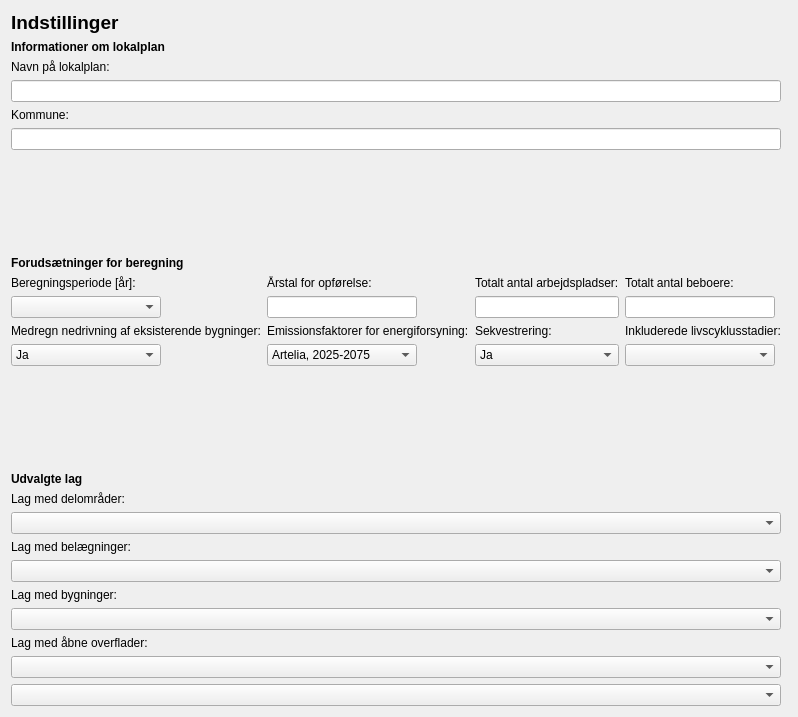
         <widget class="QWidget" name="page2_settings">
          <layout class="QGridLayout" name="gridLayout_13">
           <item row="1" column="0" colspan="2">
            <widget class="QLabel" name="label_23">
             <property name="text">
              <string>&lt;html&gt;&lt;head/&gt;&lt;body&gt;&lt;p&gt;&lt;span style=&quot; font-size:9pt; font-weight:600;&quot;&gt;Informationer om lokalplan&lt;/span&gt;&lt;/p&gt;&lt;/body&gt;&lt;/html&gt;</string>
             </property>
             <property name="alignment">
              <set>Qt::AlignLeading|Qt::AlignLeft|Qt::AlignTop</set>
             </property>
             <property name="wordWrap">
              <bool>true</bool>
             </property>
            </widget>
           </item>
           <item row="7" column="0">
            <widget class="QLabel" name="label_24">
             <property name="text">
              <string>&lt;html&gt;&lt;head/&gt;&lt;body&gt;&lt;p&gt;&lt;span style=&quot; font-size:9pt; font-weight:600;&quot;&gt;Forudsætninger for beregning&lt;/span&gt;&lt;/p&gt;&lt;/body&gt;&lt;/html&gt;</string>
             </property>
             <property name="alignment">
              <set>Qt::AlignBottom|Qt::AlignLeading|Qt::AlignLeft</set>
             </property>
             <property name="wordWrap">
              <bool>true</bool>
             </property>
            </widget>
           </item>
           <item row="3" column="0">
            <widget class="QLineEdit" name="txtLokalplan"/>
           </item>
           <item row="15" column="0">
            <widget class="QLabel" name="label_4">
             <property name="minimumSize">
              <size>
               <width>100</width>
               <height>0</height>
              </size>
             </property>
             <property name="maximumSize">
              <size>
               <width>150</width>
               <height>16777215</height>
              </size>
             </property>
             <property name="text">
              <string>Lag med bygninger:</string>
             </property>
             <property name="alignment">
              <set>Qt::AlignBottom|Qt::AlignLeading|Qt::AlignLeft</set>
             </property>
            </widget>
           </item>
           <item row="9" column="0">
            <spacer name="verticalSpacer">
             <property name="orientation">
              <enum>Qt::Vertical</enum>
             </property>
             <property name="sizeType">
              <enum>QSizePolicy::Fixed</enum>
             </property>
             <property name="sizeHint" stdset="0">
              <size>
               <width>20</width>
               <height>100</height>
              </size>
             </property>
            </spacer>
           </item>
           <item row="16" column="0">
            <widget class="QgsMapLayerComboBox" name="wInputLayerBuildings">
             <property name="allowEmptyLayer">
              <bool>true</bool>
             </property>
            </widget>
           </item>
           <item row="17" column="0">
            <widget class="QLabel" name="label_5">
             <property name="minimumSize">
              <size>
               <width>100</width>
               <height>0</height>
              </size>
             </property>
             <property name="maximumSize">
              <size>
               <width>150</width>
               <height>16777215</height>
              </size>
             </property>
             <property name="text">
              <string>Lag med åbne overflader:</string>
             </property>
             <property name="alignment">
              <set>Qt::AlignBottom|Qt::AlignLeading|Qt::AlignLeft</set>
             </property>
            </widget>
           </item>
           <item row="4" column="0">
            <widget class="QLabel" name="label_8">
             <property name="minimumSize">
              <size>
               <width>100</width>
               <height>0</height>
              </size>
             </property>
             <property name="maximumSize">
              <size>
               <width>150</width>
               <height>16777215</height>
              </size>
             </property>
             <property name="text">
              <string>Kommune:</string>
             </property>
             <property name="alignment">
              <set>Qt::AlignBottom|Qt::AlignLeading|Qt::AlignLeft</set>
             </property>
            </widget>
           </item>
           <item row="10" column="0" colspan="2">
            <widget class="QLabel" name="label_25">
             <property name="text">
              <string>&lt;html&gt;&lt;head/&gt;&lt;body&gt;&lt;p&gt;&lt;span style=&quot; font-size:9pt; font-weight:600;&quot;&gt;Udvalgte lag&lt;/span&gt;&lt;/p&gt;&lt;/body&gt;&lt;/html&gt;</string>
             </property>
             <property name="alignment">
              <set>Qt::AlignBottom|Qt::AlignLeading|Qt::AlignLeft</set>
             </property>
             <property name="wordWrap">
              <bool>true</bool>
             </property>
            </widget>
           </item>
           <item row="0" column="0">
            <widget class="QLabel" name="label_22">
             <property name="text">
              <string>&lt;html&gt;&lt;head/&gt;&lt;body&gt;&lt;p&gt;&lt;span style=&quot; font-size:14pt; font-weight:600;&quot;&gt;Indstillinger&lt;/span&gt;&lt;/p&gt;&lt;/body&gt;&lt;/html&gt;</string>
             </property>
             <property name="alignment">
              <set>Qt::AlignLeading|Qt::AlignLeft|Qt::AlignTop</set>
             </property>
             <property name="wordWrap">
              <bool>true</bool>
             </property>
            </widget>
           </item>
           <item row="13" column="0">
            <widget class="QLabel" name="label_39">
             <property name="minimumSize">
              <size>
               <width>100</width>
               <height>0</height>
              </size>
             </property>
             <property name="maximumSize">
              <size>
               <width>150</width>
               <height>20</height>
              </size>
             </property>
             <property name="text">
              <string>Lag med belægninger:</string>
             </property>
             <property name="alignment">
              <set>Qt::AlignBottom|Qt::AlignLeading|Qt::AlignLeft</set>
             </property>
            </widget>
           </item>
           <item row="8" column="0">
            <layout class="QGridLayout" name="gridLayout_3">
             <item row="0" column="0">
              <widget class="QLabel" name="label_9">
               <property name="minimumSize">
                <size>
                 <width>100</width>
                 <height>0</height>
                </size>
               </property>
               <property name="maximumSize">
                <size>
                 <width>150</width>
                 <height>16777215</height>
                </size>
               </property>
               <property name="text">
                <string>Beregningsperiode [år]:</string>
               </property>
               <property name="alignment">
                <set>Qt::AlignBottom|Qt::AlignLeading|Qt::AlignLeft</set>
               </property>
              </widget>
             </item>
             <item row="0" column="1">
              <widget class="QLabel" name="label_52">
               <property name="maximumSize">
                <size>
                 <width>300</width>
                 <height>16777215</height>
                </size>
               </property>
               <property name="text">
                <string>Årstal for opførelse:</string>
               </property>
               <property name="alignment">
                <set>Qt::AlignBottom|Qt::AlignLeading|Qt::AlignLeft</set>
               </property>
              </widget>
             </item>
             <item row="0" column="2">
              <widget class="QLabel" name="label_50">
               <property name="text">
                <string>Totalt antal arbejdspladser:</string>
               </property>
               <property name="alignment">
                <set>Qt::AlignBottom|Qt::AlignLeading|Qt::AlignLeft</set>
               </property>
              </widget>
             </item>
             <item row="0" column="3">
              <widget class="QLabel" name="label_51">
               <property name="text">
                <string>Totalt antal beboere:</string>
               </property>
               <property name="alignment">
                <set>Qt::AlignBottom|Qt::AlignLeading|Qt::AlignLeft</set>
               </property>
              </widget>
             </item>
             <item row="1" column="0">
              <widget class="QComboBox" name="cmbStudyPeriod">
               <property name="maximumSize">
                <size>
                 <width>150</width>
                 <height>16777215</height>
                </size>
               </property>
               <item>
                <property name="text">
                 <string/>
                </property>
               </item>
               <item>
                <property name="text">
                 <string>4</string>
                </property>
               </item>
               <item>
                <property name="text">
                 <string>12</string>
                </property>
               </item>
               <item>
                <property name="text">
                 <string>50</string>
                </property>
               </item>
               <item>
                <property name="text">
                 <string>80</string>
                </property>
               </item>
              </widget>
             </item>
             <item row="1" column="1">
              <widget class="QLineEdit" name="txtConstructionYear">
               <property name="maximumSize">
                <size>
                 <width>150</width>
                 <height>16777215</height>
                </size>
               </property>
              </widget>
             </item>
             <item row="1" column="2">
              <widget class="QLineEdit" name="txtTotalNumWorkplaces">
               <property name="maximumSize">
                <size>
                 <width>150</width>
                 <height>16777215</height>
                </size>
               </property>
              </widget>
             </item>
             <item row="1" column="3">
              <widget class="QLineEdit" name="txtTotalNumResidents">
               <property name="maximumSize">
                <size>
                 <width>150</width>
                 <height>16777215</height>
                </size>
               </property>
              </widget>
             </item>
             <item row="2" column="0">
              <widget class="QLabel" name="label_53">
               <property name="text">
                <string>Medregn nedrivning af eksisterende bygninger:</string>
               </property>
               <property name="alignment">
                <set>Qt::AlignBottom|Qt::AlignLeading|Qt::AlignLeft</set>
               </property>
              </widget>
             </item>
             <item row="2" column="1">
              <widget class="QLabel" name="label_54">
               <property name="text">
                <string>Emissionsfaktorer for energiforsyning:</string>
               </property>
               <property name="alignment">
                <set>Qt::AlignBottom|Qt::AlignLeading|Qt::AlignLeft</set>
               </property>
              </widget>
             </item>
             <item row="2" column="2">
              <widget class="QLabel" name="label_55">
               <property name="text">
                <string>Sekvestrering:</string>
               </property>
               <property name="alignment">
                <set>Qt::AlignBottom|Qt::AlignLeading|Qt::AlignLeft</set>
               </property>
              </widget>
             </item>
             <item row="2" column="3">
              <widget class="QLabel" name="label_51">
               <property name="text">
                <string>Inkluderede livscyklusstadier:</string>
               </property>
               <property name="alignment">
                <set>Qt::AlignBottom|Qt::AlignLeading|Qt::AlignLeft</set>
               </property>
              </widget>
             </item>
             <item row="3" column="0">
              <widget class="QComboBox" name="cmbIncludeDemolition">
               <property name="maximumSize">
                <size>
                 <width>150</width>
                 <height>16777215</height>
                </size>
               </property>
               <item>
                <property name="text">
                 <string>Ja</string>
                </property>
               </item>
               <item>
                <property name="text">
                 <string>Nej</string>
                </property>
               </item>
              </widget>
             </item>
             <item row="3" column="1">
              <widget class="QComboBox" name="cmbEmissionFactor">
               <property name="maximumSize">
                <size>
                 <width>150</width>
                 <height>16777215</height>
                </size>
               </property>
               <item>
                <property name="text">
                 <string>Artelia, 2025-2075</string>
                </property>
               </item>
               <item>
                <property name="text">
                 <string>BR18, 2020-2040</string>
                </property>
               </item>
              </widget>
             </item>
             <item row="3" column="2">
              <widget class="QComboBox" name="cmbSekvestrering">
               <property name="maximumSize">
                <size>
                 <width>150</width>
                 <height>16777215</height>
                </size>
               </property>
               <item>
                <property name="text">
                 <string>Ja</string>
                </property>
               </item>
               <item>
                <property name="text">
                 <string>Nej</string>
                </property>
               </item>
              </widget>
             </item>
             <item row="3" column="3">
              <widget class="QComboBox" name="cmbPhases">
               <property name="maximumSize">
                <size>
                 <width>150</width>
                 <height>16777215</height>
                </size>
               </property>
               <item>
                <property name="text">
                 <string/>
                </property>
               </item>
               <item>
                <property name="text">
                 <string>A1-A3, B4, B6, C3, C4</string>
                </property>
               </item>
               <item>
                <property name="text">
                 <string>A1-A3, A4, A5, B4, B6, C1, C3, C4</string>
                </property>
               </item>
              </widget>
             </item>
            </layout>
           </item>
           <item row="11" column="0">
            <widget class="QLabel" name="label_6">
             <property name="minimumSize">
              <size>
               <width>100</width>
               <height>0</height>
              </size>
             </property>
             <property name="maximumSize">
              <size>
               <width>150</width>
               <height>16777215</height>
              </size>
             </property>
             <property name="text">
              <string>Lag med delområder:</string>
             </property>
             <property name="alignment">
              <set>Qt::AlignBottom|Qt::AlignLeading|Qt::AlignLeft</set>
             </property>
            </widget>
           </item>
           <item row="5" column="0">
            <widget class="QLineEdit" name="txtKommune"/>
           </item>
           <item row="6" column="0">
            <spacer name="verticalSpacer_2">
             <property name="orientation">
              <enum>Qt::Vertical</enum>
             </property>
             <property name="sizeType">
              <enum>QSizePolicy::Fixed</enum>
             </property>
             <property name="sizeHint" stdset="0">
              <size>
               <width>20</width>
               <height>100</height>
              </size>
             </property>
            </spacer>
           </item>
           <item row="14" column="0">
            <widget class="QgsMapLayerComboBox" name="wInputLayerSurfaces">
             <property name="allowEmptyLayer">
              <bool>true</bool>
             </property>
            </widget>
           </item>
           <item row="18" column="0">
            <widget class="QgsMapLayerComboBox" name="wInputLayerOpenSurfacesLines">
             <property name="allowEmptyLayer">
              <bool>true</bool>
             </property>
            </widget>
           </item>
           <item row="12" column="0">
            <widget class="QgsMapLayerComboBox" name="wInputLayerSubareas">
             <property name="allowEmptyLayer">
              <bool>true</bool>
             </property>
            </widget>
           </item>
           <item row="19" column="0">
            <widget class="QgsMapLayerComboBox" name="wInputLayerOpenSurfacesAreas">
             <property name="allowEmptyLayer">
              <bool>true</bool>
             </property>
            </widget>
           </item>
           <item row="2" column="0">
            <widget class="QLabel" name="label_7">
             <property name="minimumSize">
              <size>
               <width>100</width>
               <height>0</height>
              </size>
             </property>
             <property name="maximumSize">
              <size>
               <width>150</width>
               <height>16777215</height>
              </size>
             </property>
             <property name="text">
              <string>Navn på lokalplan:</string>
             </property>
             <property name="alignment">
              <set>Qt::AlignBottom|Qt::AlignLeading|Qt::AlignLeft</set>
             </property>
            </widget>
           </item>
          </layout>
         </widget>
